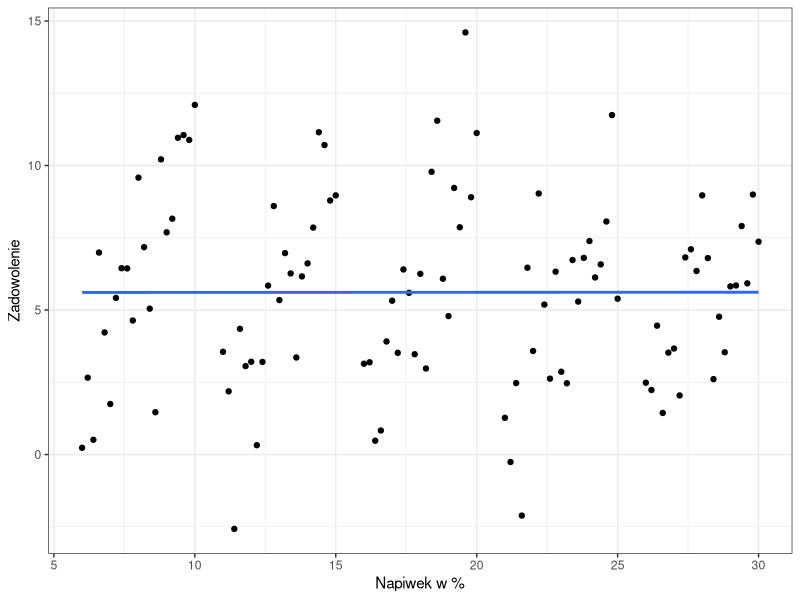
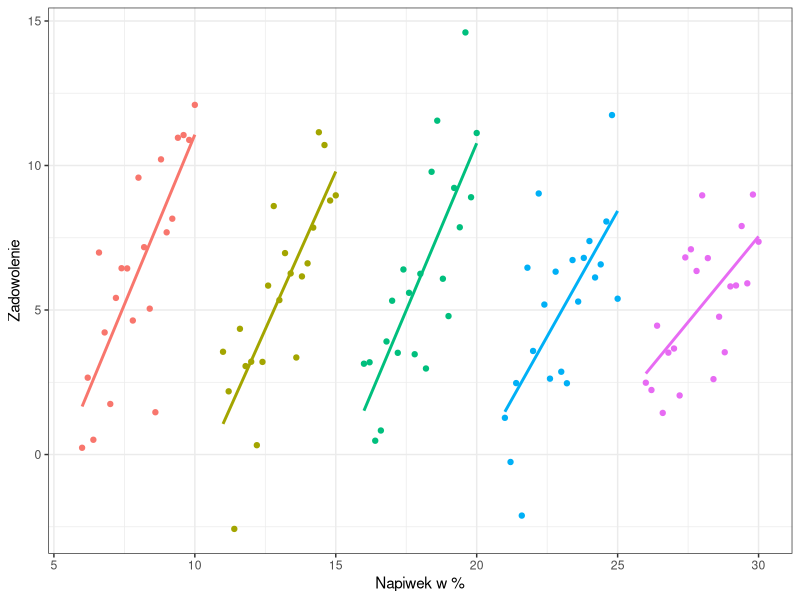
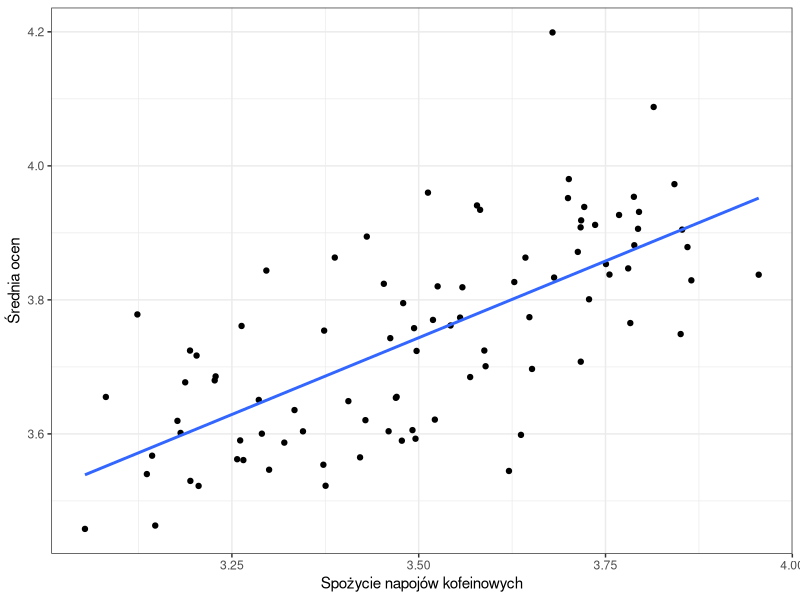
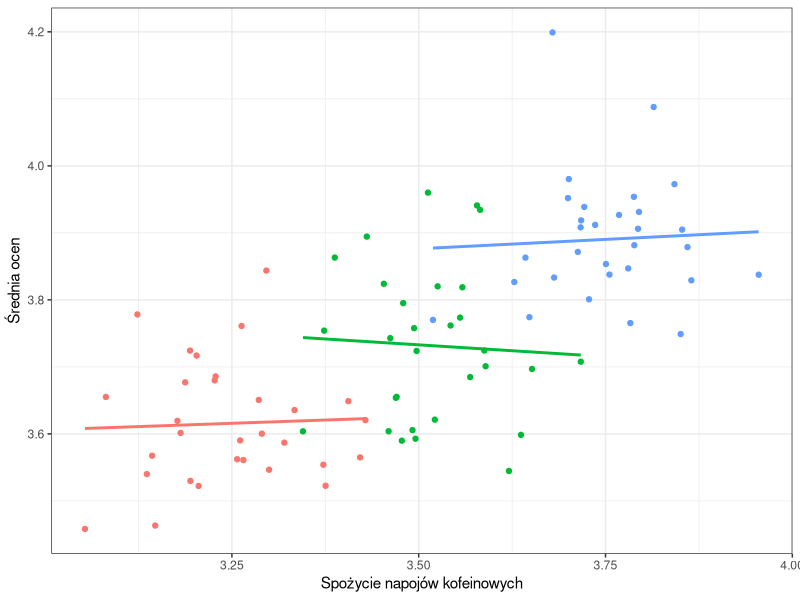

Write R code to recreate these figures, in order. (Note: this script raises an error after producing the figures.)
## ---- chunk 1
library(tidyverse)

set.seed(1)
n <- 5
b <- 2
x <- seq(2, 2 * n, 2)

d <- do.call(rbind, lapply(1:n, function(i) {
  data.frame(
    Zadowolenie = b * seq(1, n, by = 0.2) + rnorm(21,0,2.5) - (1/5)*i,
    grp = as.character(i),
    `Napiwek w %` = seq(1, n, by = 0.2) + 5*i
  , check.names = F)
}))


ggplot(d, aes(x = `Napiwek w %`, y = Zadowolenie)) + geom_point() + theme_bw() + 
  theme(legend.position="none") + geom_smooth(method = "lm", se = F)


## ---- chunk 2
ggplot(d, aes(x = `Napiwek w %`, y = Zadowolenie, colour =
  as.character(grp))) + geom_point() + theme_bw() + 
  theme(legend.position="none") + geom_smooth(method = "lm", se = F)
## ---- chunk 3
set.seed(123)

d2 = data.frame(`Spożycie napojów kofeinowych` = rnorm(90, 3, 0.1), `Średnia ocen` = rnorm(90,3.5,0.1), Klasa = c(rep(1,30),rep(2,30),rep(3,30)),check.names = F)

d2$`Spożycie napojów kofeinowych` = d2$`Spożycie napojów kofeinowych` + d2$Klasa/4
d2$`Średnia ocen` = d2$`Średnia ocen` + d2$Klasa/8
ggplot(d2, aes(x = `Spożycie napojów kofeinowych`, y = `Średnia ocen`)) + geom_point() + theme_bw() + theme(legend.position="none") + geom_smooth(method = "lm", se = F)


## ---- chunk 4
ggplot(d2, aes(x = `Spożycie napojów kofeinowych`, y = `Średnia ocen`, colour =
  as.character(Klasa))) + geom_point() + theme_bw() + 
  theme(legend.position="none") + geom_smooth(method = "lm", se = F)
## ---- chunk 5


signal_intercepts = rnorm(20,4,4) 
response_intercepts = rnorm(20,0, 5) + -2*signal_intercepts

data =  data.frame()
for (participant in 1:20){
  
  signal = rnorm(20,4,1)  
  response =  1*signal + rnorm(20,0,1)
  response = response + response_intercepts[participant]
  signal = signal + signal_intercepts[participant]
  data =  rbind(data, data.frame(signal,response,participant))
  
}
data_averaged = data %>% group_by(participant) %>% summarise(mean_signal = mean(signal), mean_response = mean(response))

## ---- chunk 6
plot1 <- ggplot(data, aes(x = signal, y = response, colour = as.character(participant))) +
  geom_point() + theme_bw() +  theme(legend.position="none") + xlab("Szybkość pisania") + ylab("Ilość błędów")

plot2 <- ggplot(data_averaged, aes(x = mean_signal, y = mean_response)) +
  geom_point() + theme_bw() +xlab("Szybkość pisania") + ylab("Ilość błędów")

plot_grid(plot1, plot2, labels = "AUTO")
## ---- chunk 7
library(tidyverse)
library(lme4)
library(parameters)
library(datawizard)
library(cowplot)


between_effect = 0
within_effect = 0.5
between_sd = 2
within_sd = 0.1

signal_intercepts = rnorm(100,0,1) 
response_intercepts = rnorm(100,0, between_sd) + between_effect * signal_intercepts

data =  data.frame()
for (participant in 1:100){
  
  signal = rnorm(100,4,0.1)  
  response =  within_effect*signal + rnorm(100,0,within_sd)
  response = response + response_intercepts[participant]
  signal = signal + signal_intercepts[participant]
  data =  rbind(data, data.frame(signal,response,participant))
  
}
data_averaged = data %>% group_by(participant) %>% summarise(mean_signal = mean(signal), mean_response = mean(response))

cat("Korelacja pojedynczych pomiarów",cor(data$signal, data$response))
cat("Korelacja średnich pomiarów na osobę",cor(data_averaged$mean_signal, data_averaged$mean_response))

## ---- chunk 8
plot1 <- ggplot(data, aes(x = signal, y = response, colour =
  as.character(participant))) + geom_point() + theme_bw() + 
  theme(legend.position="none")

plot2 <- ggplot(data_averaged, aes(x = mean_signal, y = mean_response)) +
  geom_point() + theme_bw()

plot_grid(plot1, plot2, labels = "AUTO")
## ---- chunk 9
data = data %>% group_by(participant) %>% mutate(signal_demeaned = signal - mean(signal), 
response_demeaned = response - mean(response))

ggplot(data, aes(x = signal_demeaned, y = response_demeaned, colour = as.character(participant))) +
geom_point() + theme_bw() +  theme(legend.position="none")
## ---- chunk 10
knitr::include_app("https://szpm.shinyapps.io/Mixed/", height = "1020")
